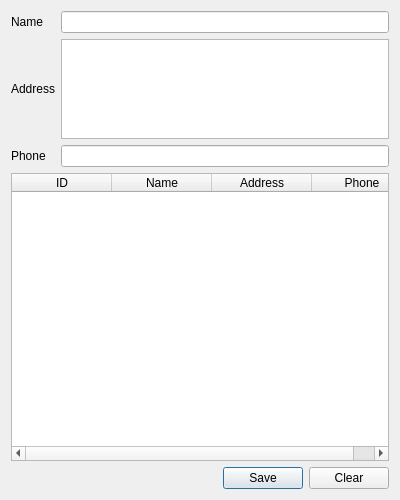
<?xml version="1.0" encoding="UTF-8"?>
<ui version="4.0">
 <class>EditAgentDialog</class>
 <widget class="QDialog" name="EditAgentDialog">
  <property name="geometry">
   <rect>
    <x>0</x>
    <y>0</y>
    <width>400</width>
    <height>500</height>
   </rect>
  </property>
  <property name="windowTitle">
   <string>Edit Agent</string>
  </property>
  <layout class="QGridLayout" name="gridLayout_2">
   <item row="0" column="0">
    <layout class="QVBoxLayout" name="verticalLayout">
     <item>
      <layout class="QGridLayout" name="gridLayout">
       <item row="0" column="0">
        <widget class="QLabel" name="label">
         <property name="text">
          <string>Name</string>
         </property>
        </widget>
       </item>
       <item row="0" column="1">
        <widget class="QLineEdit" name="nameEdit"/>
       </item>
       <item row="1" column="0">
        <widget class="QLabel" name="label_2">
         <property name="text">
          <string>Address</string>
         </property>
        </widget>
       </item>
       <item row="1" column="1">
        <widget class="QTextEdit" name="addressEdit">
         <property name="sizePolicy">
          <sizepolicy hsizetype="Expanding" vsizetype="Fixed">
           <horstretch>0</horstretch>
           <verstretch>0</verstretch>
          </sizepolicy>
         </property>
         <property name="maximumSize">
          <size>
           <width>16777215</width>
           <height>100</height>
          </size>
         </property>
         <property name="tabChangesFocus">
          <bool>true</bool>
         </property>
        </widget>
       </item>
       <item row="2" column="0">
        <widget class="QLabel" name="label_3">
         <property name="text">
          <string>Phone</string>
         </property>
        </widget>
       </item>
       <item row="2" column="1">
        <widget class="QLineEdit" name="phoneEdit"/>
       </item>
      </layout>
     </item>
     <item>
      <widget class="QTableWidget" name="tableWidget">
       <property name="sizePolicy">
        <sizepolicy hsizetype="Expanding" vsizetype="Expanding">
         <horstretch>0</horstretch>
         <verstretch>1</verstretch>
        </sizepolicy>
       </property>
       <property name="editTriggers">
        <set>QAbstractItemView::NoEditTriggers</set>
       </property>
       <property name="selectionBehavior">
        <enum>QAbstractItemView::SelectRows</enum>
       </property>
       <property name="horizontalScrollMode">
        <enum>QAbstractItemView::ScrollPerPixel</enum>
       </property>
       <property name="columnCount">
        <number>4</number>
       </property>
       <attribute name="verticalHeaderVisible">
        <bool>false</bool>
       </attribute>
       <column>
        <property name="text">
         <string>ID</string>
        </property>
       </column>
       <column>
        <property name="text">
         <string>Name</string>
        </property>
       </column>
       <column>
        <property name="text">
         <string>Address</string>
        </property>
       </column>
       <column>
        <property name="text">
         <string>Phone</string>
        </property>
       </column>
      </widget>
     </item>
     <item>
      <layout class="QHBoxLayout" name="horizontalLayout">
       <item>
        <spacer name="horizontalSpacer">
         <property name="orientation">
          <enum>Qt::Horizontal</enum>
         </property>
         <property name="sizeHint" stdset="0">
          <size>
           <width>40</width>
           <height>20</height>
          </size>
         </property>
        </spacer>
       </item>
       <item>
        <widget class="QPushButton" name="saveButton">
         <property name="text">
          <string>Save</string>
         </property>
        </widget>
       </item>
       <item>
        <widget class="QPushButton" name="clearButton">
         <property name="text">
          <string>Clear</string>
         </property>
        </widget>
       </item>
      </layout>
     </item>
    </layout>
   </item>
  </layout>
 </widget>
 <resources/>
 <connections>
  <connection>
   <sender>clearButton</sender>
   <signal>clicked()</signal>
   <receiver>phoneEdit</receiver>
   <slot>clear()</slot>
   <hints>
    <hint type="sourcelabel">
     <x>442</x>
     <y>434</y>
    </hint>
    <hint type="destinationlabel">
     <x>90</x>
     <y>237</y>
    </hint>
   </hints>
  </connection>
  <connection>
   <sender>clearButton</sender>
   <signal>clicked()</signal>
   <receiver>addressEdit</receiver>
   <slot>clear()</slot>
   <hints>
    <hint type="sourcelabel">
     <x>462</x>
     <y>423</y>
    </hint>
    <hint type="destinationlabel">
     <x>106</x>
     <y>228</y>
    </hint>
   </hints>
  </connection>
  <connection>
   <sender>clearButton</sender>
   <signal>clicked()</signal>
   <receiver>nameEdit</receiver>
   <slot>clear()</slot>
   <hints>
    <hint type="sourcelabel">
     <x>461</x>
     <y>423</y>
    </hint>
    <hint type="destinationlabel">
     <x>120</x>
     <y>17</y>
    </hint>
   </hints>
  </connection>
 </connections>
</ui>
